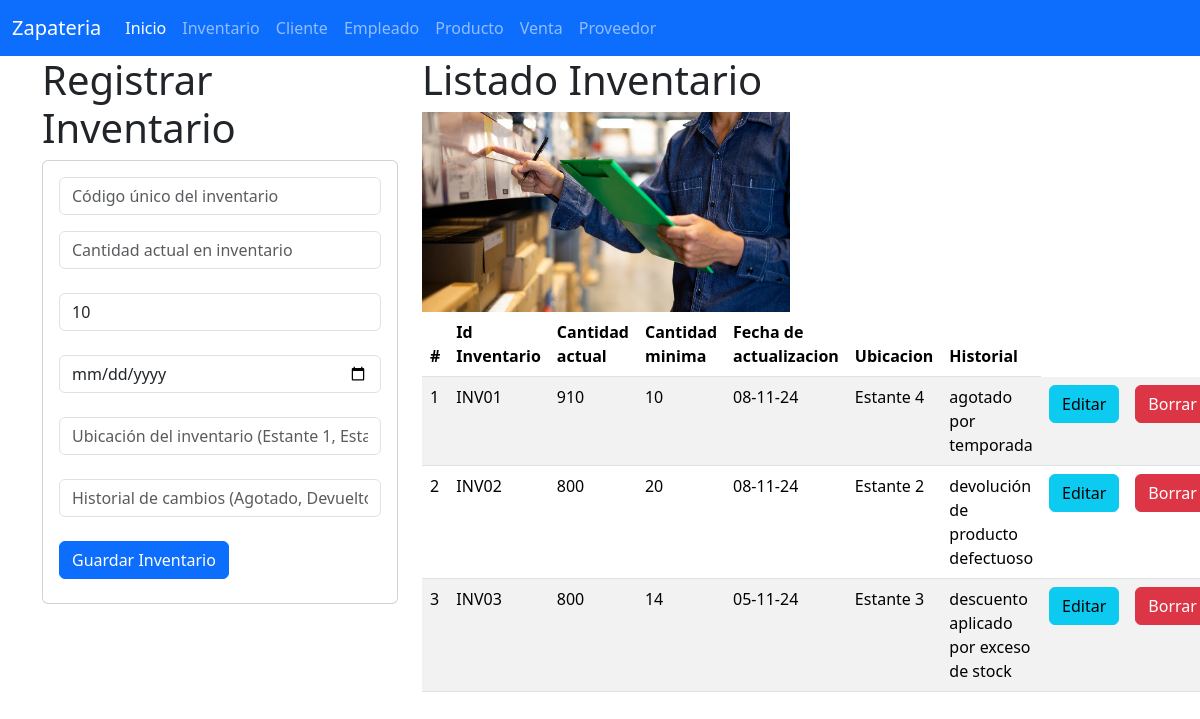
Page /inventario on the committed database.
### Inventario_app/models.py (models this page shows, shortened)
class Inventario(models.Model):
    id_inventario = models.CharField(primary_key=True, max_length=6)
    cantidad_actual = models.PositiveIntegerField()
    cantidad_minima = models.PositiveSmallIntegerField()
    fecha_actualizacion = models.DateField()
    ubicacion = models.CharField(max_length=100)
    historial = models.TextField(blank=True, null=True)

### Inventario_app/views.py (the view)
# urls.py: path("inventario",views.inicio_vista, name="inventario"),
def inicio_vista(request):
    elinventario=Inventario.objects.all()
    return render(request,"gestionarInventario.html",{"elinventario":elinventario})

### Inventario_app/templates/gestionarInventario.html (shortened to what this page needs)
{% extends "base.html" %}
{% block cuerpo %}
{% load static %}
<div class="row">
  <div class="col-sm-12 col-md-4 col-lg-4 xl-4">
    <h1>Registrar Inventario</h1>
    <div class="card">
        <div class="card-body">
          <form action="registrarInventario/" method="POST">
            <div class="form-group">
              <input type="text" id="txtid_inventario" name="txtid_inventario" class="form-control"
                     placeholder="Código único del inventario" minlength="1" maxlength="6" required>
            </div>
            <div class="form-group py-3">
              <input type="text" id="numcantidad_actual" name="numcantidad_actual" class="form-control"
                     placeholder="Cantidad actual en inventario" maxlength="100" required>
            </div>
            <div class="form-group py-2">
              <input type="number" id="numcantidad_minima" name="numcantidad_minima" class="form-control"
                     min="1" max="100" value="10" required placeholder="Cantidad mínima permitida">
            </div>
            <div class="form-group py-3">
              <input type="date" id="datefecha_actual" name="datefecha_actual" class="form-control"
                     required>
            </div>
            <div class="form-group py-2">
              <input type="text" id="txtubicacion" name="txtubicacion" class="form-control"
                     placeholder="Ubicación del inventario (Estante 1, Estante 2 ... )" maxlength="100" required>
            </div>
            <div class="form-group py-3">
              <input type="text" id="txthistorial" name="txthistorial" class="form-control"
                     placeholder="Historial de cambios (Agotado, Devuelto ... )" maxlength="255">
            </div>
            <div class="form-group py-2">
              <button type="submit" class="btn btn-primary">Guardar Inventario</button>
            </div>
          </form>
        </div>
      </div>
    </div>
  <div class="col-sm-12 col-md-8 col-lg-8 xl-8">
    <h1>Listado Inventario</h1>
    <img class="w-50" src="{% static 'img/inventa.jpg' %}" alt="bonilla" width="100" height="200">
    <table class="table table-striped">
      <thead>
        <tr>
          <th scope="col">#</th>
          <th scope="col">Id Inventario</th>
          <th scope="col">Cantidad actual</th>
          <th scope="col">Cantidad minima</th>
          <th scope="col">Fecha de actualizacion</th>
          <th scope="col">Ubicacion</th>
          <th scope="col">Historial</th>
        </tr>
      </thead>
      <tbody>
        {% for i in elinventario %}
        <tr>
          <td>{{ forloop.counter }}</td>
          <td>{{ i.id_inventario }}</td>
          <td>{{ i.cantidad_actual }}</td>
          <td>{{ i.cantidad_minima }}</td>
          <td>{{ i.fecha_actualizacion | date:'d-m-y'}}</td>
          <td>{{ i.ubicacion }}</td>
          <td>{{ i.historial }}</td>
          <td><a href="seleccionarInventario/{{ i.id_inventario }}" class="btn btn-info">Editar</a></td>
          <td><a href="borrarInventario/{{ i.id_inventario }}" class="btn btn-danger">Borrar</a></td>
        </tr>
        {% endfor %}
      </tbody>
    </table>
  </div>
</div>
{% endblock %}

### templates/base.html (shortened to what this page needs)
<!doctype html>
<html lang="es">
    <head>
    <link href="https://cdn.jsdelivr.net/npm/bootstrap@5.3.3/dist/css/bootstrap.min.css" rel="stylesheet">
    </head>
    <body>
<nav class="navbar navbar-expand-lg bg-primary"  data-bs-theme="dark">
    <div class="container-fluid">
      <a class="navbar-brand" href="#">Zapateria</a>
      <div class="collapse navbar-collapse" id="navbarNav">
        <ul class="navbar-nav">
          <li class="nav-item">
            <a class="nav-link active" aria-current="page" href="/">Inicio</a>
          </li>
          <li class="nav-item">
            <a class="nav-link" href="{% url 'inventario' %}">Inventario</a>
          </li>
          <li class="nav-item">
            <a class="nav-link" href="{% url 'cliente' %}">Cliente</a>
          </li>
          <li class="nav-item">
            <a class="nav-link" href="{% url 'empleado' %}">Empleado</a>
          </li>
          <li class="nav-item">
            <a class="nav-link" href="{% url 'producto' %}">Producto</a>
          </li>
          <li class="nav-item">
            <a class="nav-link" href="{% url 'venta' %}">Venta</a>
          </li>
          <li class="nav-item">
            <a class="nav-link" href="{% url 'proveedor' %}">Proveedor</a>
          </li>
        </ul>
      </div>
    </div>
  </nav>
    <div class="container">
        {% block cuerpo %}
        {% endblock %}
    </div>
    </body>
</html>

### rows in the picture
Inventario: id_inventario "INV01", cantidad_actual "910", cantidad_minima "10", fecha_actualizacion "08-11-24", ubicacion "Estante 4", historial "agotado por temporada"
Inventario: id_inventario "INV02", cantidad_actual "800", cantidad_minima "20", fecha_actualizacion "08-11-24", ubicacion "Estante 2", historial "devolución de producto defectuoso"
Inventario: id_inventario "INV03", cantidad_actual "800", cantidad_minima "14", fecha_actualizacion "05-11-24", ubicacion "Estante 3", historial "descuento aplicado por exceso de stock"
